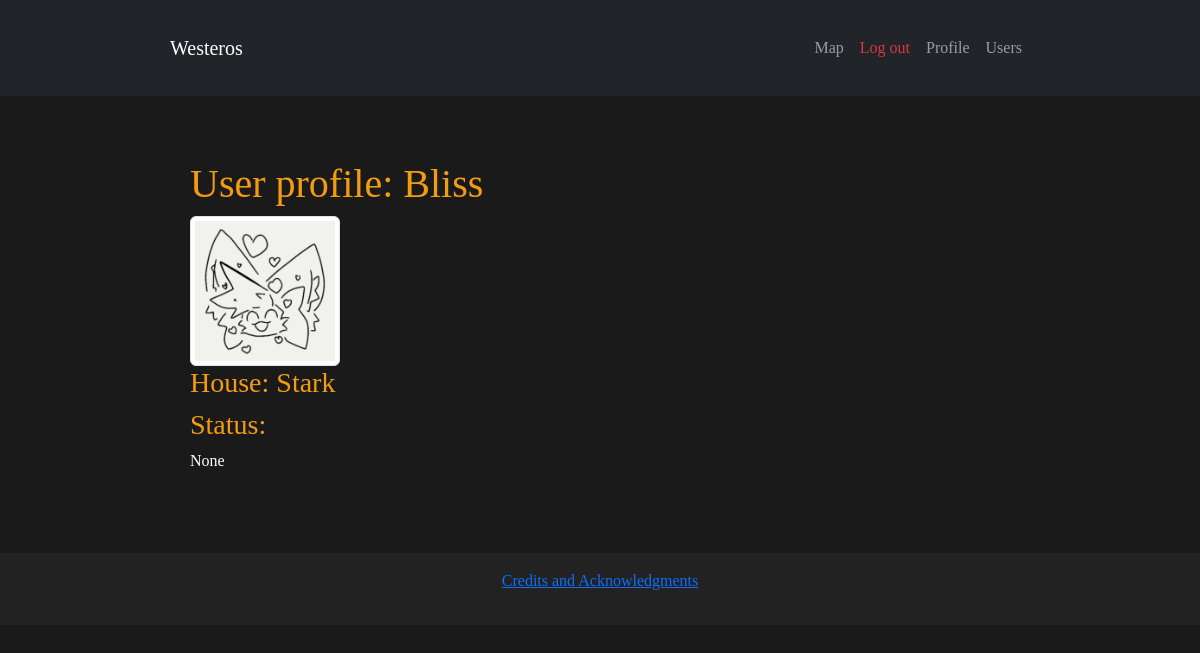
The page /user/Bliss (signed in) on the database its author committed.
### models/models.py (models this page shows, shortened)
class User(db.Model, UserMixin):
    __tablename__ = 'users'
    id = db.Column(db.Integer, primary_key = True)
    username = db.Column(db.String(80), unique = True, nullable = False)
    email = db.Column(db.String(120), unique = True, nullable = False)
    password_hash = db.Column(db.String(256), nullable = False)
    avatar = db.Column(db.String(255), nullable = False, default = "default_avatar.png")
    status = db.Column(db.String(255), nullable = True)
    role = db.Column(db.Enum(UserRole), default = UserRole.MEMBER, nullable = False)
    house_id = db.Column(db.Integer, db.ForeignKey('houses.id'), nullable = True)
    house = db.relationship('House', back_populates="users")

class House(db.Model):
    __tablename__ = 'houses'
    id = db.Column(db.Integer, primary_key = True) # House id
    name = db.Column(db.String(100), unique = True, nullable = False) # House name
    seat = db.relationship("Seat", uselist = False, back_populates = "house") # House seat - family castle
    lands = db.Column(db.String(100), unique = True, nullable = False) # House lands
    words = db.Column(db.Text, nullable = False)
    emblem = db.Column(db.String(255)) # Coat of Arms
    users = db.relationship("User", back_populates="house") # Users joined the house

### routes/user_routes.py (the view, shortened to what this page needs)
@user_bp.route("/user/<username>", methods=["GET", "POST"])
@login_required
def user_profile(username):
    user = User.query.filter_by(username = username).first_or_404()
    if not current_user.is_authenticated:
        return redirect(url_for("auth.login"))
    houses = House.query.order_by(House.name).all()
    return render_template("user_profile.html", user = user, houses = houses)

### app.py (called while the page is built)
@login_manager.user_loader
def load_user(user_id):
    return User.query.get(int(user_id))

### templates/user_profile.html (shortened to what this page needs)
{% extends "base.html" %}
{% block content %}
<div class="container">
    <h1>User profile: {{ user.username }}</h1>
    <img src="{{ url_for('static', filename='avatars/' + user.avatar) }}"
         alt="Avatar" class="img-thumbnail" width="150">
    <h3>House: {% if user.house %} {{user.house.name }} {% else %} Neutral {% endif %}</h3>
    <h3>Status:</h3>
    <p>{{ user.status if user.status else "No status" }}</p>
</div>
{% endblock %}

### static/css/styles.css (style rules this page uses)
body { background-color: #1a1a1a; color: #ffffff; font-family: 'Georgia', serif; margin: 0; padding: 0; }
.container { max-width: 900px; margin: auto; padding: 20px; }
h1, h2, h3 { color: #f39c12; text-decoration: none; }

### rows shown on the page
User: username "Bliss", avatar (picture), status "None"
House: house.name "Stark"
